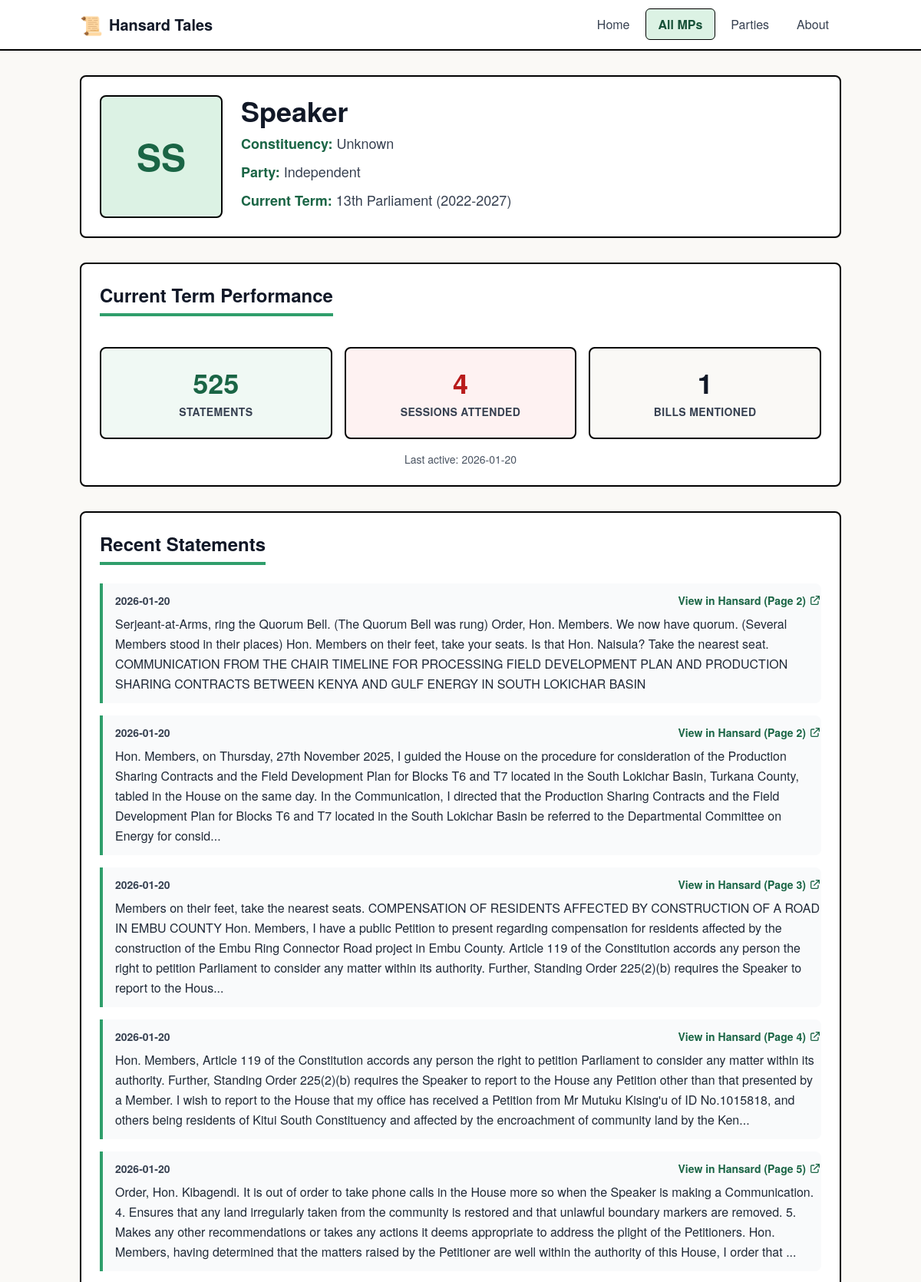
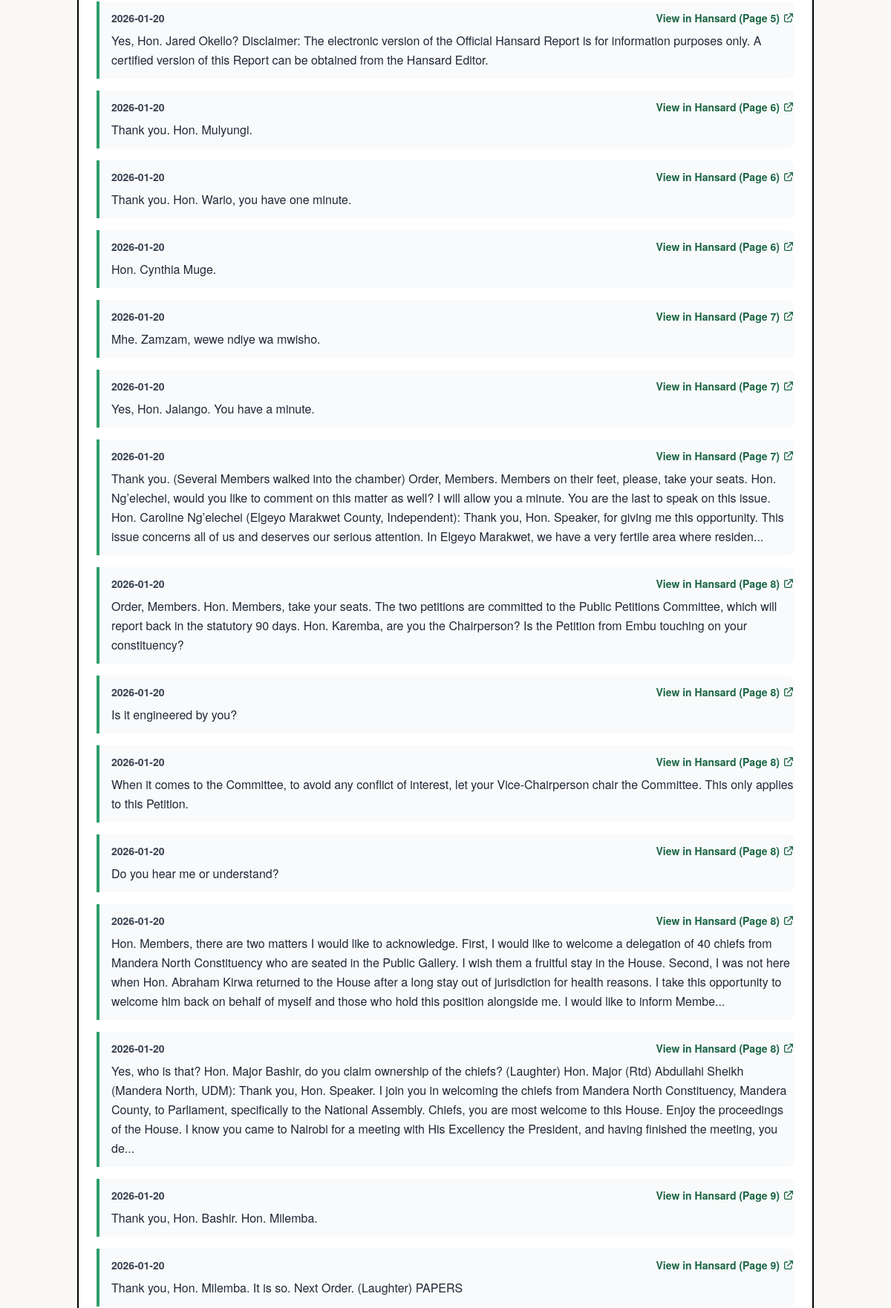
The app's page /mp/349/ (upper part) with its own data (2 pictures, top to bottom).
### tables this page shows
CREATE TABLE mps (
            id INTEGER PRIMARY KEY AUTOINCREMENT,
            name TEXT NOT NULL,
            constituency TEXT NOT NULL,
            party TEXT,
            photo_url TEXT,
            first_elected_year INTEGER,
            created_at TIMESTAMP DEFAULT CURRENT_TIMESTAMP,
            updated_at TIMESTAMP DEFAULT CURRENT_TIMESTAMP
        );

CREATE TABLE parliamentary_terms (
            id INTEGER PRIMARY KEY AUTOINCREMENT,
            term_number INTEGER NOT NULL,
            start_date DATE NOT NULL,
            end_date DATE,
            is_current BOOLEAN DEFAULT 0,
            created_at TIMESTAMP DEFAULT CURRENT_TIMESTAMP,
            UNIQUE(term_number)
        );

CREATE TABLE statements (
            id INTEGER PRIMARY KEY AUTOINCREMENT,
            mp_id INTEGER NOT NULL,
            session_id INTEGER NOT NULL,
            text TEXT NOT NULL,
            page_number INTEGER,
            bill_reference TEXT,
            created_at TIMESTAMP DEFAULT CURRENT_TIMESTAMP,
            FOREIGN KEY (mp_id) REFERENCES mps(id),
            FOREIGN KEY (session_id) REFERENCES hansard_sessions(id)
        );

CREATE TABLE hansard_sessions (
            id INTEGER PRIMARY KEY AUTOINCREMENT,
            term_id INTEGER NOT NULL,
            date DATE NOT NULL,
            title TEXT,
            pdf_url TEXT NOT NULL,
            pdf_path TEXT,
            processed BOOLEAN DEFAULT 0,
            created_at TIMESTAMP DEFAULT CURRENT_TIMESTAMP,
            FOREIGN KEY (term_id) REFERENCES parliamentary_terms(id),
            UNIQUE(date, title)
        );

### app.py (the view)
@app.route('/mp/<int:mp_id>/')
def mp_profile(mp_id):
    conn = get_db_connection()
    mp = conn.execute('''
        SELECT m.*, mt.constituency, mt.party, mt.elected_date
        FROM mps m
        JOIN mp_terms mt ON m.id = mt.mp_id
        WHERE m.id = ? AND mt.is_current = 1
    ''', (mp_id,)).fetchone()
    if not mp:
        return "MP not found", 404
    current_term = conn.execute('''
        SELECT * FROM parliamentary_terms WHERE is_current = 1
    ''').fetchone()
    performance = conn.execute('''
        SELECT
            COUNT(DISTINCT s.id) as statement_count,
            COUNT(DISTINCT s.session_id) as sessions_attended,
            COUNT(DISTINCT CASE WHEN s.bill_reference IS NOT NULL THEN s.bill_reference END) as bills_mentioned,
            MAX(hs.date) as last_active_date
        FROM statements s
        JOIN hansard_sessions hs ON s.session_id = hs.id
        WHERE s.mp_id = ? AND hs.term_id = ?
    ''', (mp_id, current_term['id'])).fetchone()
    historical_terms = conn.execute('''
        SELECT
            pt.term_number,
            mt.constituency,
            mt.party,
            mt.elected_date,
            mt.left_date,
            mt.is_current,
            COUNT(DISTINCT s.id) as statement_count,
            COUNT(DISTINCT s.session_id) as sessions_attended
        FROM mp_terms mt
        JOIN parliamentary_terms pt ON mt.term_id = pt.id
        LEFT JOIN hansard_sessions hs ON hs.term_id = pt.id
        LEFT JOIN statements s ON s.mp_id = mt.mp_id AND s.session_id = hs.id
        WHERE mt.mp_id = ?
        GROUP BY pt.term_number
        ORDER BY pt.term_number DESC
    ''', (mp_id,)).fetchall()
    statements = conn.execute('''
        SELECT
            s.text,
            s.page_number,
            s.bill_reference,
            hs.date,
            hs.pdf_url as hansard_url,
            pt.term_number
        FROM statements s
        JOIN hansard_sessions hs ON s.session_id = hs.id
        JOIN parliamentary_terms pt ON hs.term_id = pt.id
        WHERE s.mp_id = ?
        ORDER BY hs.date DESC
        LIMIT 20
    ''', (mp_id,)).fetchall()
    conn.close()
    return render_template('pages/mp_profile.html',
                         mp=mp,
                         current_term=current_term,
                         performance=performance,
                         historical_terms=historical_terms,
                         statements=statements,
                         active_page='mps')

### app.py (called while the page is built)
def get_db_connection():
    test_db_path = os.environ.get('TEST_DB_PATH')
    if test_db_path:
        conn = sqlite3.connect(test_db_path)
    else:
        db_path = os.path.join(os.path.dirname(os.path.abspath(__file__)), 'data', 'hansard.db')
        conn = sqlite3.connect(db_path)
    conn.row_factory = sqlite3.Row
    return conn

@app.context_processor
def inject_globals():
    return {
        'current_year': datetime.now().year,
        'last_updated': datetime.now().strftime('%B %d, %Y')
    }

### templates/pages/mp_profile.html (shortened to what this page needs)
{% extends "layouts/base.html" %}
{% block content %}
<div class="max-w-6xl mx-auto">
    <div class="bg-white border-2 border-black rounded-lg shadow-sm p-6 mb-8">
        <div class="flex flex-col md:flex-row gap-6">
            <div class="flex-shrink-0">
                {% if mp.photo_url %}
                <img src="{{ mp.photo_url }}" alt="{{ mp.name }}"
                    class="w-32 h-32 md:w-40 md:h-40 rounded-lg border-2 border-black object-cover">
                {% else %}
                <div
                    class="w-32 h-32 md:w-40 md:h-40 rounded-lg border-2 border-black bg-kenya-green-100 flex items-center justify-center">
                    <span class="text-4xl md:text-5xl text-kenya-green-700 font-bold">
                        {{ mp.name.split()[0][0] }}{{ mp.name.split()[-1][0] }}
                    </span>
                </div>
                {% endif %}
            </div>
            <div class="flex-grow">
                <h1 class="text-3xl md:text-4xl font-bold text-gray-900 mb-2">{{ mp.name }}</h1>
                <div class="space-y-2 text-gray-700">
                    <p class="text-lg">
                        <span class="font-semibold text-kenya-green-700">Constituency:</span>
                        {{ mp.constituency }}
                    </p>
                    <p class="text-lg">
                        <span class="font-semibold text-kenya-green-700">Party:</span>
                        {{ mp.party or 'Independent' }}
                    </p>
                    <p class="text-lg">
                        <span class="font-semibold text-kenya-green-700">Current Term:</span>
                        {{ current_term.term_number }}th Parliament ({{ current_term.start_date[:4] }}-{{
                        current_term.end_date[:4] }})
                    </p>
                </div>
            </div>
        </div>
    </div>
    <div class="bg-white border-2 border-black rounded-lg shadow-sm p-6 mb-8">
        <h2 class="text-2xl font-bold text-gray-900 mb-4 pb-2 border-b-4 border-kenya-green-500 inline-block">
            Current Term Performance
        </h2>
        <div class="grid grid-cols-1 md:grid-cols-3 gap-4 mt-6">
            <div class="bg-kenya-green-50 border-2 border-black rounded-lg p-6 text-center">
                <div class="text-4xl font-bold text-kenya-green-700 mb-2">
                    {{ performance.statement_count or 0 }}
                </div>
                <div class="text-sm font-semibold text-gray-700 uppercase tracking-wide">
                    Statements
                </div>
            </div>
            <div class="bg-kenya-red-50 border-2 border-black rounded-lg p-6 text-center">
                <div class="text-4xl font-bold text-kenya-red-700 mb-2">
                    {{ performance.sessions_attended or 0 }}
                </div>
                <div class="text-sm font-semibold text-gray-700 uppercase tracking-wide">
                    Sessions Attended
                </div>
            </div>
            <div class="bg-warm-white border-2 border-black rounded-lg p-6 text-center">
                <div class="text-4xl font-bold text-gray-900 mb-2">
                    {{ performance.bills_mentioned or 0 }}
                </div>
                <div class="text-sm font-semibold text-gray-700 uppercase tracking-wide">
                    Bills Mentioned
                </div>
            </div>
        </div>
        {% if performance.last_active_date %}
        <p class="text-sm text-gray-600 mt-4 text-center">
            Last active: {{ performance.last_active_date }}
        </p>
        {% endif %}
    </div>
    <div class="bg-white border-2 border-black rounded-lg shadow-sm p-6">
        <div class="flex flex-col md:flex-row md:items-center md:justify-between mb-6">
            <h2
                class="text-2xl font-bold text-gray-900 pb-2 border-b-4 border-kenya-green-500 inline-block mb-4 md:mb-0">
                Recent Statements
            </h2>
        </div>
        <div id="statements-list" class="space-y-4">
            {% if statements and statements|length > 0 %}
            {% for statement in statements %}
            <div class="statement-item border-l-4 border-kenya-green-500 pl-4 py-3 bg-gray-50 rounded-r-lg"
                data-term="{{ statement.term_number }}">
                <div class="flex flex-col md:flex-row md:items-start md:justify-between mb-2">
                    <p class="text-sm font-semibold text-gray-700">
                        {{ statement.date }}
                    </p>
                    {% if statement.hansard_url %}
                    <a href="{{ statement.hansard_url }}" target="_blank" rel="noopener"
                        class="text-sm text-kenya-green-700 hover:text-kenya-green-900 font-semibold flex items-center gap-1">
                        View in Hansard (Page {{ statement.page_number }})
                        <svg class="w-4 h-4" fill="none" stroke="currentColor" viewBox="0 0 24 24">
                            <path stroke-linecap="round" stroke-linejoin="round" stroke-width="2"
                                d="M10 6H6a2 2 0 00-2 2v10a2 2 0 002 2h10a2 2 0 002-2v-4M14 4h6m0 0v6m0-6L10 14"></path>
                        </svg>
                    </a>
                    {% endif %}
                </div>
                <p class="text-gray-800 leading-relaxed">{{ statement.text[:500] }}{% if statement.text|length > 500
                    %}...{% endif %}</p>
            </div>
            {% endfor %}
            {% else %}
            <div class="text-center py-12 text-gray-500">
                <p class="text-lg">No statements recorded yet for this MP.</p>
                <p class="text-sm mt-2">Check back after the next Hansard processing cycle.</p>
            </div>
            {% endif %}
        </div>
    </div>
</div>
{% endblock %}

### static/css/main.css (style rules this page uses)
body { font-family: "Helvetica Neue", -apple-system, BlinkMacSystemFont, "Segoe UI", Roboto, Arial, "Noto Sans", sans-serif, "Apple Color Emoji", "Segoe UI Emoji", "Segoe UI Symbol", "Noto Color Emoji"; }
html { scroll-behavior: smooth; }

### records on screen
mps: name "S", name "Speaker", constituency "Unknown"
parliamentary_terms: term_number "13", start_date "2022", end_date "2027"
statements: date "2026-01-20", page_number "2", text "Serjeant-at-Arms, ring the Quorum Bell. (The Quorum Bell was rung) Order, Hon. Members. We now have quorum. (Several Members stood in their places) Hon. Members on their feet, take your seats. Is that Hon. Naisula? Take the nearest seat. COMMUNICATION FROM THE CHAIR TIMELINE FOR PROCESSING FIELD DEVELOPMENT PLAN AND PRODUCTION SHARING CONTRACTS BETWEEN KENYA AND GULF ENERGY IN SOUTH LOKICHAR BASIN"
statements: date "2026-01-20", page_number "2", text "Hon. Members, on Thursday, 27th November 2025, I guided the House on the procedure for consideration of the Production Sharing Contracts and the Field Development Plan for Blocks T6 and T7 located in the South Lokichar Basin, Turkana County, tabled in the House on the same day. In the Communication, I directed that the Production Sharing Contracts and the Field Development Plan for Blocks T6 and T7 located in the South Lokichar Basin be referred to the Departmental Committee on Energy for consid"
statements: date "2026-01-20", page_number "3", text "Members on their feet, take the nearest seats. COMPENSATION OF RESIDENTS AFFECTED BY CONSTRUCTION OF A ROAD IN EMBU COUNTY Hon. Members, I have a public Petition to present regarding compensation for residents affected by the construction of the Embu Ring Connector Road project in Embu County. Article 119 of the Constitution accords any person the right to petition Parliament to consider any matter within its authority. Further, Standing Order 225(2)(b) requires the Speaker to report to the Hous"
statements: date "2026-01-20", page_number "4", text "Hon. Members, Article 119 of the Constitution accords any person the right to petition Parliament to consider any matter within its authority. Further, Standing Order 225(2)(b) requires the Speaker to report to the House any Petition other than that presented by a Member. I wish to report to the House that my office has received a Petition from Mr Mutuku Kising'u of ID No.1015818, and others being residents of Kitui South Constituency and affected by the encroachment of community land by the Ken"
statements: date "2026-01-20", page_number "5", text "Order, Hon. Kibagendi. It is out of order to take phone calls in the House more so when the Speaker is making a Communication. 4. Ensures that any land irregularly taken from the community is restored and that unlawful boundary markers are removed. 5. Makes any other recommendations or takes any actions it deems appropriate to address the plight of the Petitioners. Hon. Members, having determined that the matters raised by the Petitioner are well within the authority of this House, I order that"
statements: date "2026-01-20", page_number "5", text "Yes, Hon. Jared Okello? Disclaimer: The electronic version of the Official Hansard Report is for information purposes only. A certified version of this Report can be obtained from the Hansard Editor."
statements: date "2026-01-20", page_number "6", text "Thank you. Hon. Mulyungi."
statements: date "2026-01-20", page_number "6", text "Thank you. Hon. Wario, you have one minute."
statements: date "2026-01-20", page_number "6", text "Hon. Cynthia Muge."
statements: date "2026-01-20", page_number "7", text "Mhe. Zamzam, wewe ndiye wa mwisho."
statements: date "2026-01-20", page_number "7", text "Yes, Hon. Jalango. You have a minute."
statements: date "2026-01-20", page_number "7", text "Thank you. (Several Members walked into the chamber) Order, Members. Members on their feet, please, take your seats. Hon. Ng’elechei, would you like to comment on this matter as well? I will allow you a minute. You are the last to speak on this issue. Hon. Caroline Ng’elechei (Elgeyo Marakwet County, Independent): Thank you, Hon. Speaker, for giving me this opportunity. This issue concerns all of us and deserves our serious attention. In Elgeyo Marakwet, we have a very fertile area where residen"
statements: date "2026-01-20", page_number "8", text "Order, Members. Hon. Members, take your seats. The two petitions are committed to the Public Petitions Committee, which will report back in the statutory 90 days. Hon. Karemba, are you the Chairperson? Is the Petition from Embu touching on your constituency?"
statements: date "2026-01-20", page_number "8", text "Is it engineered by you?"
statements: date "2026-01-20", page_number "8", text "When it comes to the Committee, to avoid any conflict of interest, let your Vice-Chairperson chair the Committee. This only applies to this Petition."
statements: date "2026-01-20", page_number "8", text "Do you hear me or understand?"
statements: date "2026-01-20", page_number "8", text "Hon. Members, there are two matters I would like to acknowledge. First, I would like to welcome a delegation of 40 chiefs from Mandera North Constituency who are seated in the Public Gallery. I wish them a fruitful stay in the House. Second, I was not here when Hon. Abraham Kirwa returned to the House after a long stay out of jurisdiction for health reasons. I take this opportunity to welcome him back on behalf of myself and those who hold this position alongside me. I would like to inform Membe"
statements: date "2026-01-20", page_number "8", text "Yes, who is that? Hon. Major Bashir, do you claim ownership of the chiefs? (Laughter) Hon. Major (Rtd) Abdullahi Sheikh (Mandera North, UDM): Thank you, Hon. Speaker. I join you in welcoming the chiefs from Mandera North Constituency, Mandera County, to Parliament, specifically to the National Assembly. Chiefs, you are most welcome to this House. Enjoy the proceedings of the House. I know you came to Nairobi for a meeting with His Excellency the President, and having finished the meeting, you de"
statements: date "2026-01-20", page_number "9", text "Thank you, Hon. Bashir. Hon. Milemba."
statements: date "2026-01-20", page_number "9", text "Thank you, Hon. Milemba. It is so. Next Order. (Laughter) PAPERS"

### other values on screen
{{ mp.party or 'Independent' }} "Independent"
{{ performance.statement_count or 0 }} "525"
{{ performance.sessions_attended or 0 }} "4"
{{ performance.bills_mentioned or 0 }} "1"
{{ performance.last_active_date }} "2026-01-20"
